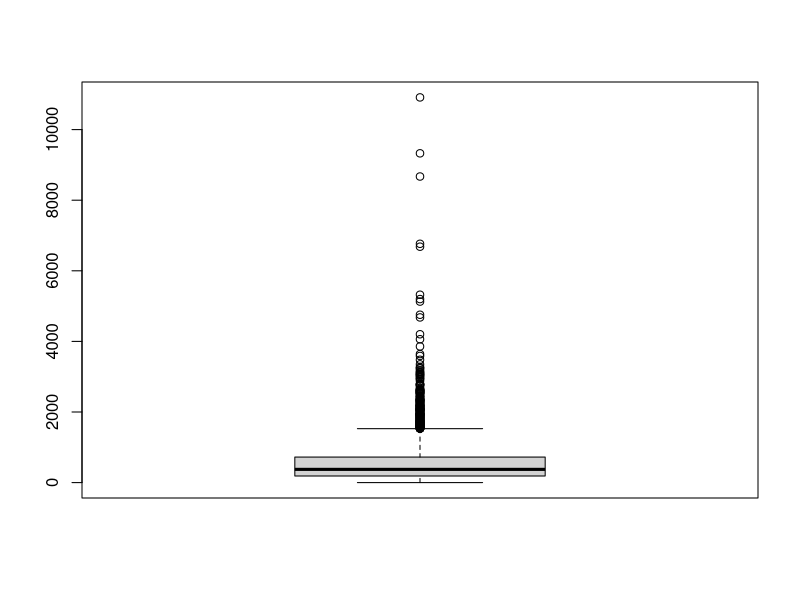
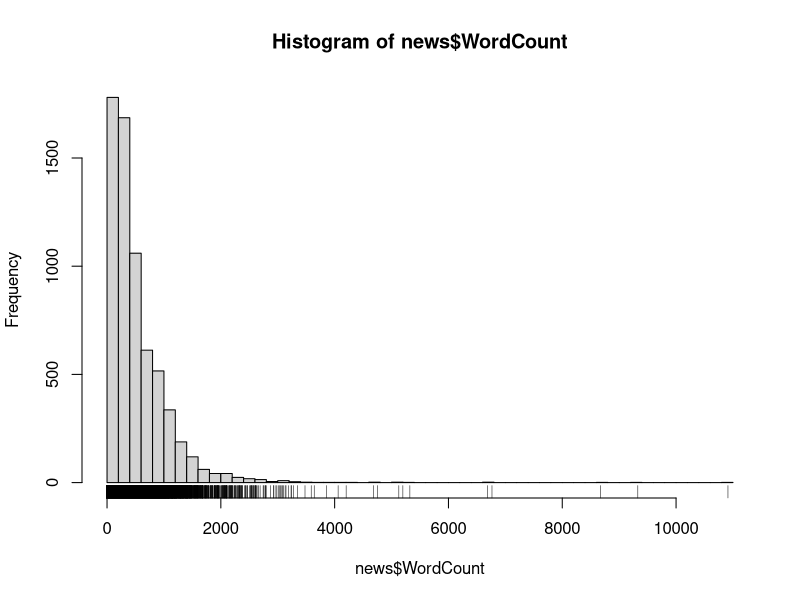
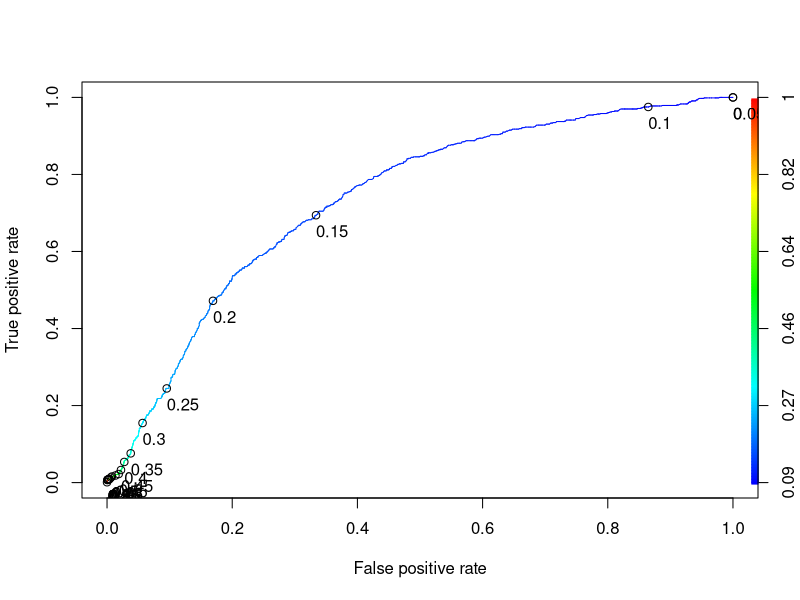
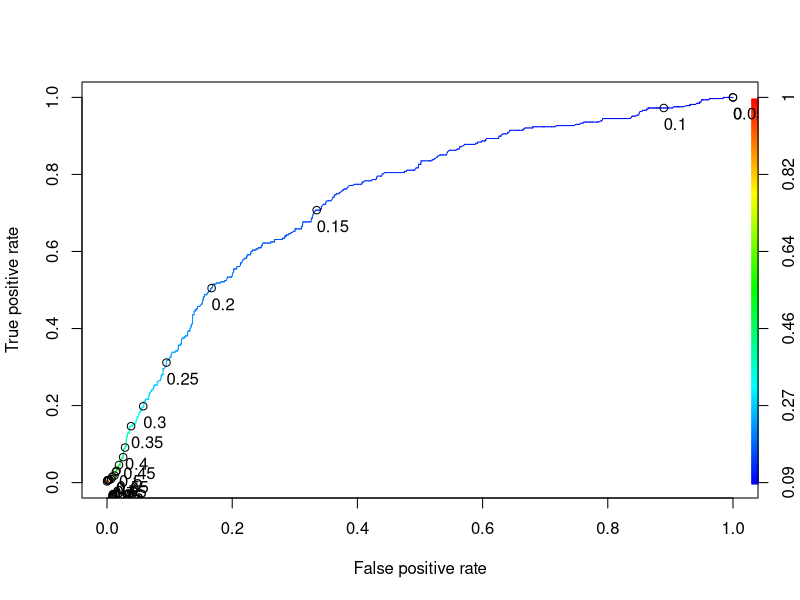

Write R code to recreate these figures, in order.
library(caTools)
library(ROCR)

news = read.csv("NYTimesBlogTrain.csv", stringsAsFactors=F)
str(news)

# exploratory data
table(news$Popular, news$NewsDesk)
summary(news$WordCount)
boxplot(news$WordCount)
hist(news$WordCount, breaks=50)
rug(news$WordCount)

# split data
spl = sample.split(news$Popular, SplitRatio=0.7)
train = subset(news, spl==T)
test = subset(news, spl==F)

# model - just use WordCount
log.mod = glm(Popular ~ WordCount, data=train, family=binomial)
log.pred.train= predict(log.mod, type="response")
log.prediction.train= prediction(log.pred.train, train$Popular)
log.performance.train= performance(log.prediction.train, "tpr", "fpr")
plot(log.performance.train, colorize=T, print.cutoffs.at=seq(0,1,0.05),
     text.adj=c(0,1.7))
log.table.train = table(train$Popular, log.pred.train > 0.15)
sum(diag(1,2)*log.table.train)/sum(log.table.train)
log.auc.train = performance(log.prediction.train, "auc")@y.values

log.pred.test = predict(log.mod, newdata=test, type="response")
log.prediction.test = prediction(log.pred.test, test$Popular)
log.performance.test = performance(log.prediction.test, "tpr", "fpr")
plot(log.performance.test, colorize=T, print.cutoffs.at=seq(0,1,0.05),
     text.adj=c(0,1.7))
log.table.test= table(test$Popular, log.pred.test > 0.15)
sum(diag(1,2)*log.table.test)/sum(log.table.test)
log.auc.test = performance(log.prediction.test, "auc")@y.values
